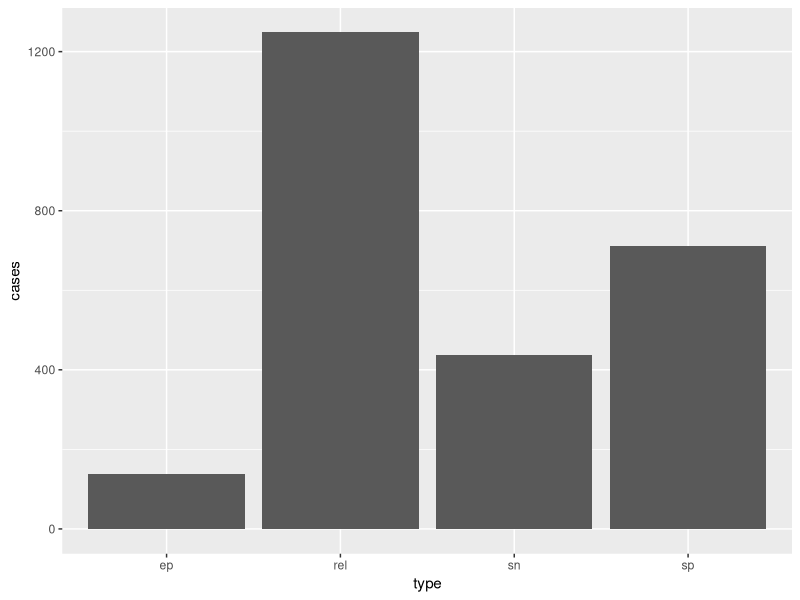
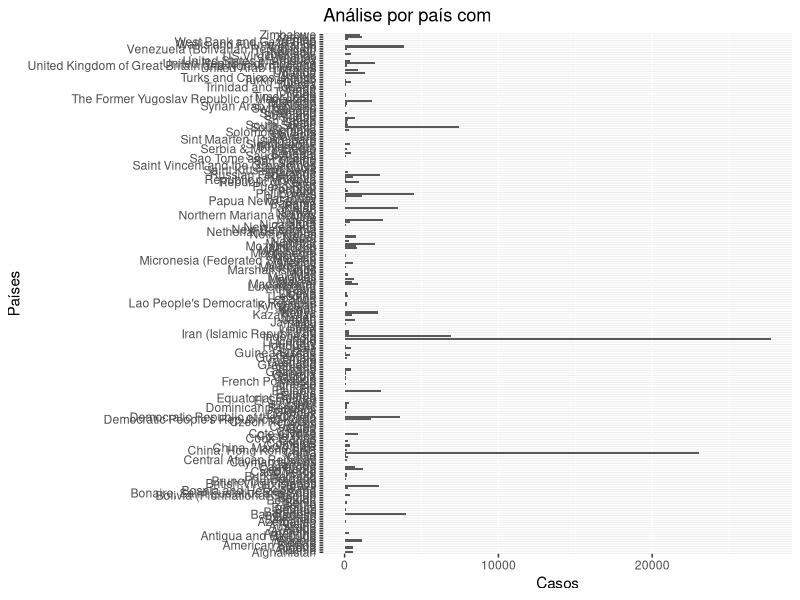
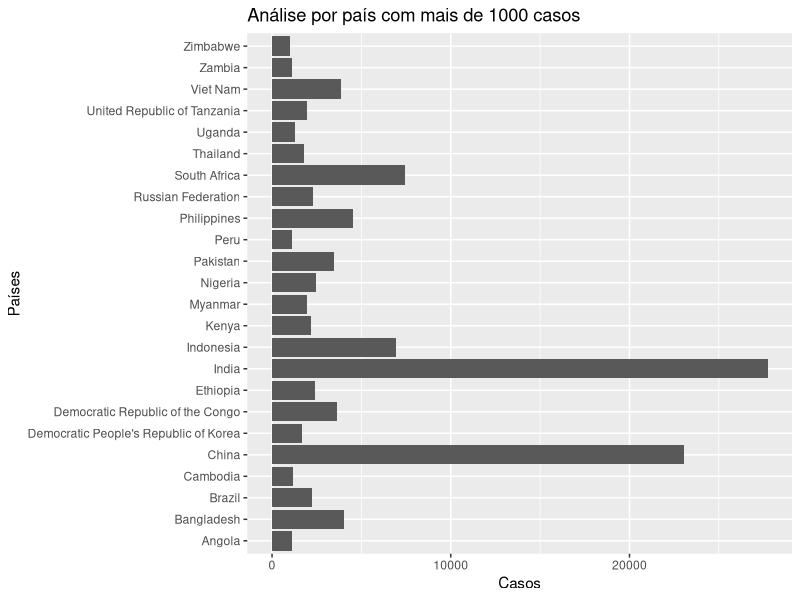
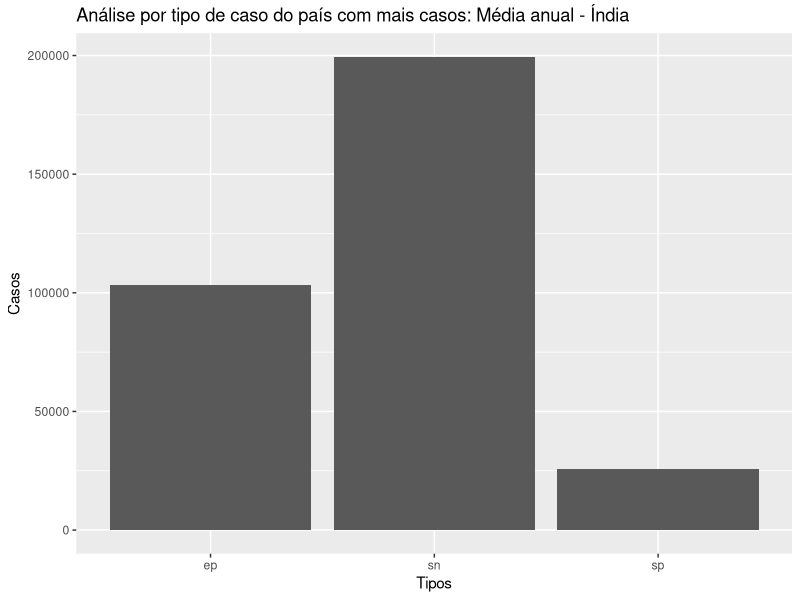
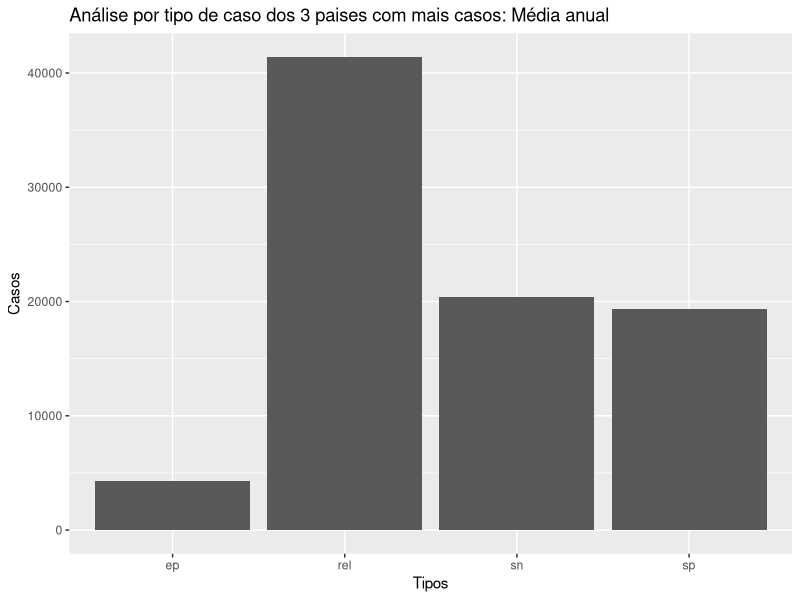
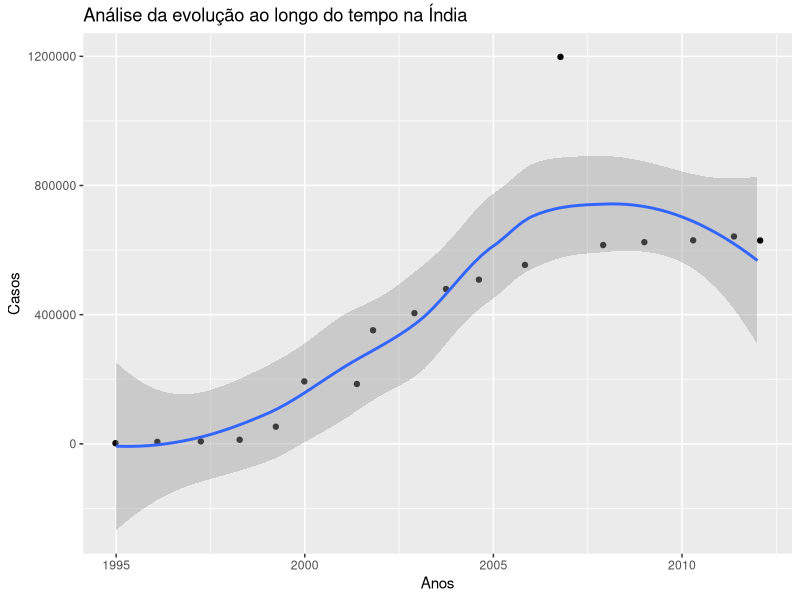
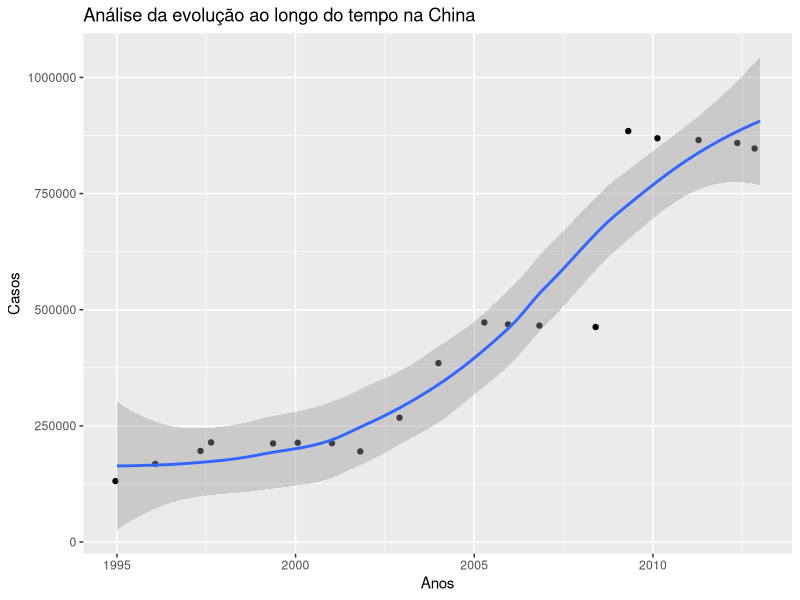
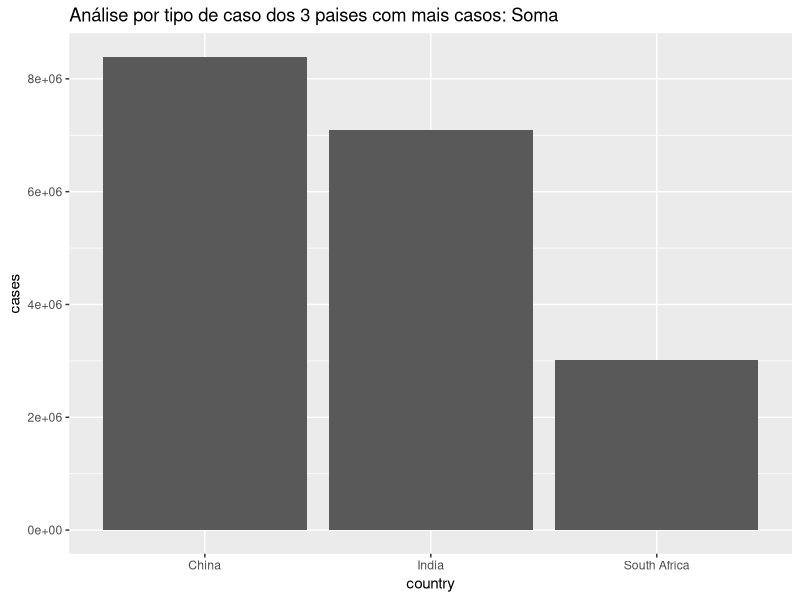

Generate these figures, in order, with R:
library(tidyverse)

#Dataset
who

View(who)


who1 <- who %>%
  gather(
    new_sp_m014:newrel_f65,
    key = "key",
    value = "cases",
    na.rm = TRUE
  )

who1

who1 %>%
  count(key)

#Corrigir newrel para new_rel em key - facilitará a separação
who2 <- who1 %>%
  mutate(key = stringr::str_replace(key, "newrel", "new_rel"))

who2

#Primeira separação das colunas
who3 <- who2 %>%
  separate(key, #Coluna com valores juntos
           c("new", "type", "sexage"), #Valores separados
           sep = "_") #Separador

who3

#Separar sexo e idade
who4 <- who3 %>%
  separate(sexage,
           c("sex", "age"),
           sep = 1)

who4

#Eliminar colunas desnecessárias
who5 <- who4 %>%
  select(-new, -iso2, -iso3) #Eliminar colunas com - em select

who5


##Alternativa simplificada (completa) de tratamento dos dados
who %>%
  gather(code, value, new_sp_m014:newrel_f65, na.rm = TRUE) %>%
  mutate(
    code = stringr::str_replace(code, "newrel", "new_rel")
  ) %>%
  separate(code, c("new", "var", "sexage")) %>%
  select(-new, -iso2, -iso3) %>%
  separate(sexage, c("sex", "age"), sep = 1)



#Análise por tipo de caso
who5 %>%
  group_by(type) %>%
  summarize(cases = mean(cases)) %>%
  ggplot() + 
  geom_bar(mapping = aes(x = type, y = cases),
           stat = "identity")


#Análise por país
who5 %>%
  group_by(country) %>%
  summarize(cases = mean(cases)) %>%
  arrange(desc(cases))


who5 %>%
  group_by(country) %>%
  summarize(cases = mean(cases)) %>%
  arrange(desc(cases)) %>%
  ggplot() + 
  geom_bar(mapping = aes(x = country, y = cases),
           stat = "identity") + 
  coord_flip() +
  ggtitle("Análise por país com") +
  xlab("Países") + ylab("Casos")


#Análise por país com mais de 1000 casos
who5 %>%
  group_by(country) %>%
  summarize(cases = mean(cases)) %>%
  filter(cases > 1000) %>%
  ggplot() + 
  geom_bar(mapping = aes(x = country, y = cases),
           stat = "identity") + 
  coord_flip() +
  ggtitle("Análise por país com mais de 1000 casos") +
  xlab("Países") + ylab("Casos")

#Análise por tipo de caso do país com mais casos
who5 %>%
  filter(country == "India") %>%
  group_by(type) %>%
  summarize(cases = mean(cases)) %>%
  ggplot() + 
  geom_bar(mapping = aes(x = type, y = cases),
           stat = "identity") +
  ggtitle("Análise por tipo de caso do país com mais casos: Média anual - Índia") +
  xlab("Tipos") + ylab("Casos")


#Análise por tipo de caso dos 3 paises com mais casos
who5 %>%
  filter(country == "India" | country == "China" | country == "South Africa") %>%
  group_by(type) %>%
  summarize(cases = mean(cases)) %>%
  ggplot() + 
  geom_bar(mapping = aes(x = type, y = cases),
           stat = "identity") +
  ggtitle("Análise por tipo de caso dos 3 paises com mais casos: Média anual") +
  xlab("Tipos") + ylab("Casos")



#Análise da evolução ao longo do tempo na Índia e China
who5 %>%
  filter(country == "India") %>%
  select(country, year, cases) %>%
  group_by(year) %>%
  summarize(cases = sum(cases)) %>%
  ggplot(mapping = aes(x = year, y = cases)) + 
  geom_point(position = "jitter") +
  geom_smooth() +
  ggtitle("Análise da evolução ao longo do tempo na Índia") +
  xlab("Anos") + ylab("Casos")



#Análise da evolução ao longo do tempo na Índia
who5 %>%
  filter(country == "China") %>%
  select(country, year, cases) %>%
  group_by(year) %>%
  summarize(cases = sum(cases)) %>%
  ggplot(mapping = aes(x = year, y = cases)) + 
  geom_point(position = "jitter") +
  geom_smooth() +
  ggtitle("Análise da evolução ao longo do tempo na China") +
  xlab("Anos") + ylab("Casos")


#Detalhametno do análise dos 3 países com mais casos
who_top3 <- who5 %>%
  filter(country == "India" | country == "China" | country == "South Africa")


who_top3 %>%
  group_by(country, type, year) %>%
  summarize(cases = sum(cases)) %>%
  ggplot() +
  geom_bar(mapping = aes(x = country, y = cases),
           stat = "identity") +
  ggtitle("Análise por tipo de caso dos 3 paises com mais casos: Soma")


who_top3 %>%
  group_by(country, type, year) %>%
  summarize(cases = sum(cases)) %>%
  ggplot() +
  geom_bar(mapping = aes(x = country, y = cases, fill = type),
           stat = "identity") +
  ggtitle("Análise por tipo de caso dos 3 paises com mais casos: Soma")



#Análise do Brasil
br <- who5 %>%
  filter(country == "Brazil") %>%
  group_by(type, year) %>%
  summarize(cases_sum = sum(cases),
            cases_mean = mean(cases))

br

#Análise por tipo - soma
ggplot(data = br) + 
  geom_bar(mapping = aes(x = type, y = cases_sum),
           stat = "identity") +
  ggtitle("Casos por tipo: Brasil") + 
  xlab("Tipos") + ylab("Soma de Casos")

#Análise por tipo - média
ggplot(data = br) + 
  geom_bar(mapping = aes(x = type, y = cases_mean),
           stat = "identity") +
  ggtitle("Casos por tipo: Brasil") + 
  xlab("Tipos") + ylab("Média de Casos")

#Evolução anual casos por tipo
ggplot(data = br,
       mapping = aes(x = year, y = cases_mean)) + 
  geom_point(position = "jitter", mapping = aes(color = type)) +
  geom_smooth()

br %>%
  filter(type == "sp") %>%
  ggplot(mapping = aes(x = year, y = cases_mean)) + 
  geom_point() +
  geom_smooth()
